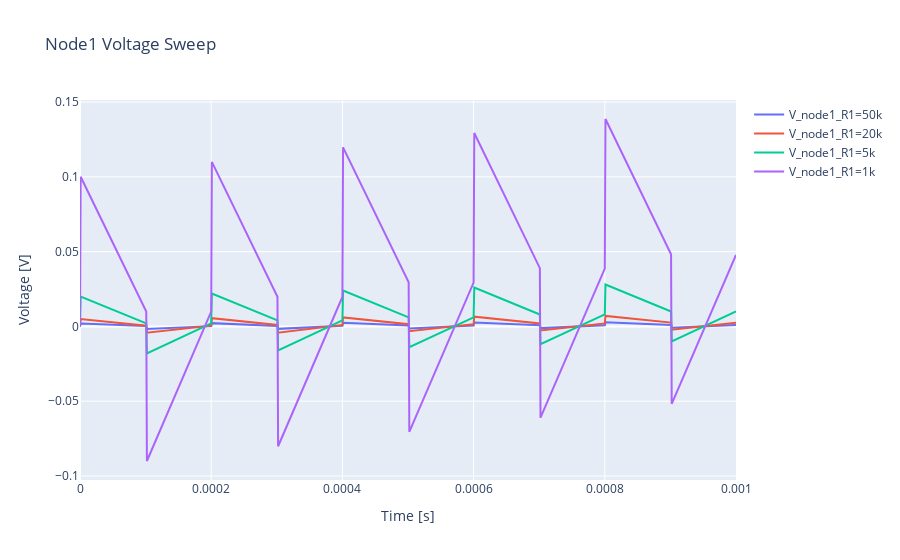

The cell this chart's notebook holds for it:
### Code cell
import os
import pandas as pd
from functools import reduce
from PyLTSpice import SimCommander, RawRead
import plotly.graph_objects as go

# 1) 元の.ascファイルを読み込み（同時に.netも生成）
LTC = SimCommander("series_rlc.asc")
print("".join(LTC.netlist))


# 2) スイープするR1の値リスト
values = ["50k", "20k", "5k", "1k"]

# 実行したシミュレーション情報を保持
run_files = []

# 3) 各値でシミュレーション実行
for i, val in enumerate(values):
    LTC.set_component_value("R1", val)
    run_net_file = f"series_rlc_{i}.net"
    LTC.run(run_filename=run_net_file)
    run_files.append((val, run_net_file))

# 4) 全シミュレーションの終了を待機
LTC.wait_completion()

# 5) 各.rawファイルを読み込んでDataFrame化
dfs = []
for val, net_file in run_files:
    raw_path = os.path.splitext(net_file)[0] + ".raw"
    raw = RawRead(raw_path)

    # トレース名を自動検出
    traces = raw.get_trace_names()
    trace_name = 'V(node1)' if 'V(node1)' in traces else next(t for t in traces if t.startswith('V('))

    # 時間と電圧データを取得
    time = raw.get_axis()
    voltage = raw.get_trace(trace_name).get_wave()

    # DataFrame に格納
    df = pd.DataFrame({
        "time": time,
        f"V_node1_R1={val}": voltage
    })
    dfs.append(df)

# 6) time 列でマージして，一つの DataFrame にまとめる
combined_df = reduce(lambda left, right: pd.merge(left, right, on="time"), dfs)

# 確認
print(combined_df.head())

# 7) （オプション）Plotly で描画
fig = go.Figure()
for col in combined_df.columns:
    if col != "time":
        fig.add_trace(go.Scatter(
            x=combined_df["time"],
            y=combined_df[col],
            mode="lines",
            name=col
        ))
fig.update_layout(
    title="Node1 Voltage Sweep",
    xaxis_title="Time [s]",
    yaxis_title="Voltage [V]",
    # template="simple_white"
)
fig.show()

### Figure 1 — Plotly figure (JSON) as saved in the notebook; plotly's stock layout.template omitted (floating-point values rounded to 4 significant figures)
{"data": [{"mode": "lines", "name": "V_node1_R1=50k", "type": "scatter", "x": [0, 1e-06, 0.000101, 0.000102, 0.0002, 0.000201, 0.000301, 0.000302, 0.0004, 0.000401, 0.000501, 0.000502, 0.0006, 0.000601, 0.000701, 0.000702, 0.0008, 0.000801, 0.000901, 0.000902, 0.001], "y": [0, 0.002001, 0.0002281, -0.001727, 0.0002019, 0.002203, 0.0003653, -0.001612, 0.0004038, 0.0024, 0.0006415, -0.001325, 0.0006056, 0.002607, 0.0007711, -0.001125, 0.0008073, 0.002808, 0.0009639, -0.0009283, 0.001009]}, {"mode": "lines", "name": "V_node1_R1=20k", "type": "scatter", "x": [0, 1e-06, 0.000101, 0.000102, 0.0002, 0.000201, 0.000301, 0.000302, 0.0004, 0.000401, 0.000501, 0.000502, 0.0006, 0.000601, 0.000701, 0.000702, 0.0008, 0.000801, 0.000901, 0.000902, 0.001], "y": [0, 0.005002, 0.0004661, -0.004191, 0.0005046, 0.005507, 0.0009893, -0.004186, 0.001009, 0.006011, 0.001522, -0.003176, 0.001512, 0.006515, 0.001979, -0.002686, 0.002015, 0.007018, 0.002559, -0.002168, 0.002518]}, {"mode": "lines", "name": "V_node1_R1=5k", "type": "scatter", "x": [0, 1e-06, 0.000101, 0.000102, 0.0002, 0.000201, 0.000301, 0.000302, 0.0004, 0.000401, 0.000501, 0.000502, 0.0006, 0.000601, 0.000701, 0.000702, 0.0008, 0.000801, 0.000901, 0.000902, 0.001], "y": [0, 0.02001, 0.002007, -0.01799, 0.002014, 0.02202, 0.004017, -0.01597, 0.00402, 0.02403, 0.006019, -0.0138, 0.006018, 0.02603, 0.008013, -0.01191, 0.008008, 0.02802, 0.009999, -0.009991, 0.00999]}, {"mode": "lines", "name": "V_node1_R1=1k", "type": "scatter", "x": [0, 1e-06, 0.000101, 0.000102, 0.0002, 0.000201, 0.000301, 0.000302, 0.0004, 0.000401, 0.000501, 0.000502, 0.0006, 0.000601, 0.000701, 0.000702, 0.0008, 0.000801, 0.000901, 0.000902, 0.001], "y": [0, 0.1, 0.009981, -0.08995, 0.00995, 0.11, 0.01983, -0.08011, 0.0197, 0.1197, 0.02949, -0.07045, 0.02926, 0.1293, 0.03895, -0.06099, 0.03864, 0.1387, 0.04823, -0.05171, 0.04782]}], "layout": {"title": {"text": "Node1 Voltage Sweep"}, "xaxis": {"title": {"text": "Time [s]"}}, "yaxis": {"title": {"text": "Voltage [V]"}}}}
